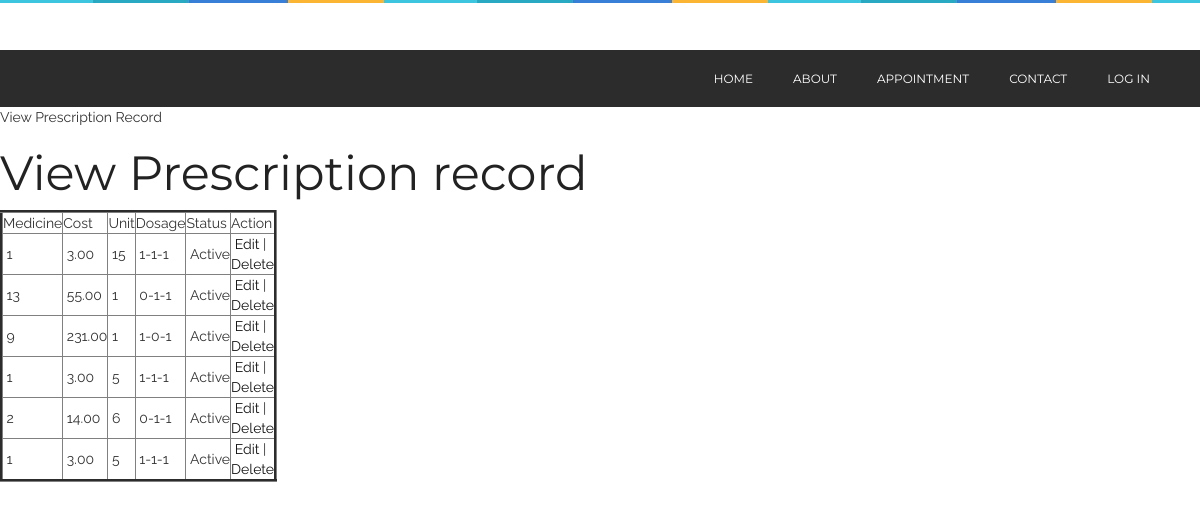
The page /viewprescriptionrecord.php on the database its author committed.
### tables this page shows
CREATE TABLE IF NOT EXISTS `prescription_records` (
`prescription_record_id` int(10) NOT NULL,
  `prescription_id` int(10) NOT NULL,
  `medicine_name` varchar(25) NOT NULL,
  `cost` float(10,2) NOT NULL,
  `unit` int(10) NOT NULL,
  `dosage` varchar(25) NOT NULL,
  `status` varchar(10) NOT NULL
);

### viewprescriptionrecord.php (the view, shortened to what this page needs)
<?php
include("header.php");
include("dbconnection.php");
?>
<div class="wrapper col2">
  <div id="breadcrumb">
    <ul>
      <li class="first">View Prescription Record</li></ul>
  </div>
</div>
<div class="wrapper col4">
  <div id="container">
    <h1>View Prescription record</h1>
    <table width="200" border="3">
      <tbody>
        <tr>
          <td>Medicine</td>
          <td>Cost</td>
          <td>Unit</td>
          <td>Dosage</td>
          <td>Status</td>
          <td>Action</td>
        </tr>
         <?php
		$sql ="SELECT * FROM prescription_records";
		$qsql = mysqli_query($con,$sql);
		while($rs = mysqli_fetch_array($qsql))
		{
        echo "<tr>
          <td>&nbsp;$rs[medicine_name]</td>
          <td>&nbsp;$rs[cost]</td>
		   <td>&nbsp;$rs[unit]</td>
		    <td>&nbsp;$rs[dosage]</td>
			 <td>&nbsp;$rs[status]</td>
			  <td>&nbsp;<a href='prescriptionrecord.php?editid=$rs[prescription_record_id]'>Edit</a>  | <a href='viewprescriptionrecord.php?delid=$rs[prescription_record_id]'>Delete</a> </td>
        </tr>";
		}
		?>
      </tbody>
    </table>
    <p>&nbsp;</p>
  </div>
</div>
<?php
include("footer.php");
?>

### header.php (shortened to what this page needs)
<!doctype html>
<html class="no-js" lang="en">
    <head>
        <link rel="stylesheet" type="text/css" href="rs-plugin/css/settings.css" media="screen" />
        <link rel="stylesheet" href="css/ionicons.min.css">
        <link rel="stylesheet" href="css/bootstrap.min.css">
        <link rel="stylesheet" href="css/font-awesome.min.css">
        <link rel="stylesheet" href="css/main.css">
        <link rel="stylesheet" href="css/style.css">
        <link rel="stylesheet" href="css/responsive.css">
        <link rel="stylesheet" href="sweetalert2.min.css">
    </head>
    <body>
        <header class="header-style-2">
            <nav class="navbar ownmenu">
                <div class="container">
                    <div class="collapse navbar-collapse navbar-right" id="nav-open-btn">
                        <ul class="nav">
                            <li> <a href="index.php">Home </a></li>
                            <li><a href="about.php">About</a></li>
                            <li><a href="patientappointment.php">Appointment </a></li>
                            <li><a href="contact.php">Contact </a></li>
                            <li class="dropdown"> <a href="#" class="dropdown-toggle" data-toggle="dropdown">Log In </a>
                            </li>
                        </ul>
                    </div>
                </div>
            </nav>
        </header>

### footer.php (shortened to what this page needs)
</body>
</html>

### css/style.css (style rules this page uses)
* { margin: 0px; padding: 0px; }
body { background: #fff; font-weight: normal; position: relative; font-size: 14px; font-family: "Raleway", sans-serif; }
h1, h2, h3, h4, h5, h6 { font-weight: normal; color: #222222; font-family: "Montserrat", sans-serif; }
h1 { font-size: 48px; }
p { color: #535353; font-size: 14px; letter-spacing: 0px; line-height: 24px; font-weight: 500; text-rendering: optimizeLegibility; }
a { -webkit-transition: all 0.4s ease-in-out; -moz-transition: all 0.4s ease-in-out; -o-transition: all 0.4s ease-in-out; -ms-transition: all 0.4s ease-in-out; transition: all 0.4s ease-in-out; text-decoration: none !important; }
a { text-decoration: none; color: #141414; }
header { width: 100%; z-index: 999; background: none; padding: 0px 0; position: relative; padding-top: 30px; position: relative; background: #fff url(../images/hr-bar.jpg) repeat-x; padding: 25px 0; }
header .container { position: relative; }
header .navbar { border: none; margin: 0px; position: static; padding: 0px; border-radius: 0px; text-align: center; float: right; min-height: inherit; }
header .nav { padding: 0px; margin: 0px; }
header .navbar { display: inline-block; -webkit-transition: 0.2s ease-in-out; -moz-transition: 0.2s ease-in-out; -ms-transition: 0.2s ease-in-out; -o-transition: 0.2s ease-in-out; transition: 0.2s ease-in-out; }
header .navbar li { display: inline-block; margin: 0; position: relative; }
header .navbar li a { font-size: 13px; font-family: "Montserrat", sans-serif; font-weight: 400; padding: 10px 15px; letter-spacing: 0px; text-transform: uppercase; }
.navbar-collapse { padding: 0px; float: left; }
.ownmenu { float: left; }
header .navbar li a:before { position: absolute; left: 0px; bottom: 0px; height: 100%; width: 0px; background: #629ee7; content: ""; z-index: -1; -webkit-transition: 0.2s ease-in-out; -moz-transition: 0.2s ease-in-out; -ms-transition: 0.2s ease-in-out; -o-transition: 0.2s ease-in-out; transition: 0.2s ease-in-out; }
.header-style-2 { position: relative; background: url(../images/hr-bar.jpg) repeat-x; padding-top: 25px; }
.header-style-2 .navbar li a { text-transform: uppercase; padding: 20px; float: left; color: #fff; font-size: 12px; }
.header-style-2 { left: 0px; width: 100%; }
.header-style-2 .navbar { width: 100%; margin-top: 25px; }
.header-style-2 .navbar li:nth-child(1) { margin-left: 0px; }
.header-style-2 .navbar { background: rgba(22, 22, 22, 0.9); }

### rows shown on the page
prescription_records: medicine_name "1", cost "3.00", unit "15", dosage "1-1-1", status "Active"
prescription_records: medicine_name "13", cost "55.00", unit "1", dosage "0-1-1", status "Active"
prescription_records: medicine_name "9", cost "231.00", unit "1", dosage "1-0-1", status "Active"
prescription_records: medicine_name "1", cost "3.00", unit "5", dosage "1-1-1", status "Active"
prescription_records: medicine_name "2", cost "14.00", unit "6", dosage "0-1-1", status "Active"
prescription_records: medicine_name "1", cost "3.00", unit "5", dosage "1-1-1", status "Active"
